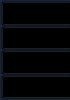
           <widget class="QFrame" name="frame_left_menu">
            <property name="minimumSize">
             <size>
              <width>1</width>
              <height>0</height>
             </size>
            </property>
            <property name="maximumSize">
             <size>
              <width>70</width>
              <height>16777215</height>
             </size>
            </property>
            <property name="font">
             <font>
              <family>Century Schoolbook</family>
              <pointsize>10</pointsize>
              <weight>9</weight>
              <italic>false</italic>
              <bold>false</bold>
             </font>
            </property>
            <property name="styleSheet">
             <string notr="true">background-color: rgba(13, 13, 39,190);
background-color: rgb(28, 47, 72);
color:rgb(255, 255, 255);
font: 75 10pt &quot;Century Schoolbook&quot;;</string>
            </property>
            <property name="frameShape">
             <enum>QFrame::NoFrame</enum>
            </property>
            <property name="frameShadow">
             <enum>QFrame::Raised</enum>
            </property>
            <layout class="QVBoxLayout" name="verticalLayout_3">
             <property name="spacing">
              <number>0</number>
             </property>
             <property name="leftMargin">
              <number>0</number>
             </property>
             <property name="topMargin">
              <number>0</number>
             </property>
             <property name="rightMargin">
              <number>0</number>
             </property>
             <property name="bottomMargin">
              <number>0</number>
             </property>
             <item>
              <widget class="QFrame" name="frame_menus">
               <property name="frameShape">
                <enum>QFrame::StyledPanel</enum>
               </property>
               <property name="frameShadow">
                <enum>QFrame::Raised</enum>
               </property>
               <layout class="QVBoxLayout" name="verticalLayout_6">
                <property name="spacing">
                 <number>0</number>
                </property>
                <property name="leftMargin">
                 <number>0</number>
                </property>
                <property name="topMargin">
                 <number>0</number>
                </property>
                <property name="rightMargin">
                 <number>0</number>
                </property>
                <property name="bottomMargin">
                 <number>0</number>
                </property>
                <item>
                 <widget class="QPushButton" name="account">
                  <property name="minimumSize">
                   <size>
                    <width>200</width>
                    <height>0</height>
                   </size>
                  </property>
                  <property name="maximumSize">
                   <size>
                    <width>200</width>
                    <height>60</height>
                   </size>
                  </property>
                  <property name="font">
                   <font>
                    <family>Century Schoolbook</family>
                    <pointsize>10</pointsize>
                    <weight>9</weight>
                    <italic>false</italic>
                    <bold>false</bold>
                   </font>
                  </property>
                  <property name="styleSheet">
                   <string notr="true">QPushButton

{
background-repeat: none;
padding-left: 45px;
background-position: center left;
border-left: 24px solid transparent;
background-color:transparent;
}

QPushButton:hover {
	background-color:rgb(13, 13, 39);
	border-left: 26px solid rgba(255, 255, 255, 190);
}
QPushButton:pressed {	
	background-color:rgb(13, 13, 39);
	border-left: 26px solid rgba(255, 255, 255, 190);
}</string>
                  </property>
                  <property name="text">
                   <string>Account</string>
                  </property>
                 </widget>
                </item>
                <item>
                 <widget class="QPushButton" name="chat">
                  <property name="minimumSize">
                   <size>
                    <width>200</width>
                    <height>0</height>
                   </size>
                  </property>
                  <property name="maximumSize">
                   <size>
                    <width>200</width>
                    <height>60</height>
                   </size>
                  </property>
                  <property name="styleSheet">
                   <string notr="true">QPushButton
{
background-image:url(C:/Users/Minh Duc/Desktop/Login/UI/cil-comment-bubble.png);
	background-image: url(:/icon/cil-comment-bubble.png);
background-repeat: none;
padding-left: 45px;
background-position: center left;
border-left: 24px solid transparent;
background-color:transparent;
}

QPushButton:hover {
	background-color:rgb(13, 13, 39);
	border-left: 26px solid rgba(255, 255, 255, 190);
}
QPushButton:pressed {	
	background-color:rgb(13, 13, 39);
	border-left: 26px solid rgba(255, 255, 255, 190);
}</string>
                  </property>
                  <property name="text">
                   <string>Chat</string>
                  </property>
                 </widget>
                </item>
                <item>
                 <widget class="QPushButton" name="file">
                  <property name="minimumSize">
                   <size>
                    <width>200</width>
                    <height>0</height>
                   </size>
                  </property>
                  <property name="maximumSize">
                   <size>
                    <width>200</width>
                    <height>60</height>
                   </size>
                  </property>
                  <property name="layoutDirection">
                   <enum>Qt::LeftToRight</enum>
                  </property>
                  <property name="styleSheet">
                   <string notr="true">QPushButton
{
background-image:url(C:/Users/Minh Duc/Desktop/Login/UI/cil-folder-open.png);
	background-image: url(:/icon/cil-folder-open.png);
background-repeat: none;
padding-left: 45px;
background-position: center left;
border-left: 24px solid transparent;
background-color:transparent;
}

QPushButton:hover {
	background-color:rgb(13, 13, 39);
	border-left: 26px solid rgba(255, 255, 255, 190);
}
QPushButton:pressed {	
	background-color:rgb(13, 13, 39);
	border-left: 26px solid rgba(255, 255, 255, 190);
}</string>
                  </property>
                  <property name="text">
                   <string>File</string>
                  </property>
                 </widget>
                </item>
                <item>
                 <widget class="QPushButton" name="logout">
                  <property name="minimumSize">
                   <size>
                    <width>200</width>
                    <height>0</height>
                   </size>
                  </property>
                  <property name="maximumSize">
                   <size>
                    <width>200</width>
                    <height>60</height>
                   </size>
                  </property>
                  <property name="styleSheet">
                   <string notr="true">QPushButton
{
background-image:url(C:/Users/Minh Duc/Desktop/Login/UI//cil-power-standby.png);
	background-image: url(:/icon/cil-power-standby.png);
background-repeat: none;
padding-left: 45px;
background-position: center left;
border-left: 24px solid transparent;
background-color:transparent;
}

QPushButton:hover {
	background-color:rgb(13, 13, 39);
	border-left: 26px solid rgba(255, 255, 255, 190);
}
QPushButton:pressed {	
	background-color:rgb(13, 13, 39);
	border-left: 26px solid rgba(255, 255, 255, 190);
}</string>
                  </property>
                  <property name="text">
                   <string>Log out</string>
                  </property>
                 </widget>
                </item>
               </layout>
              </widget>
             </item>
            </layout>
           </widget>
